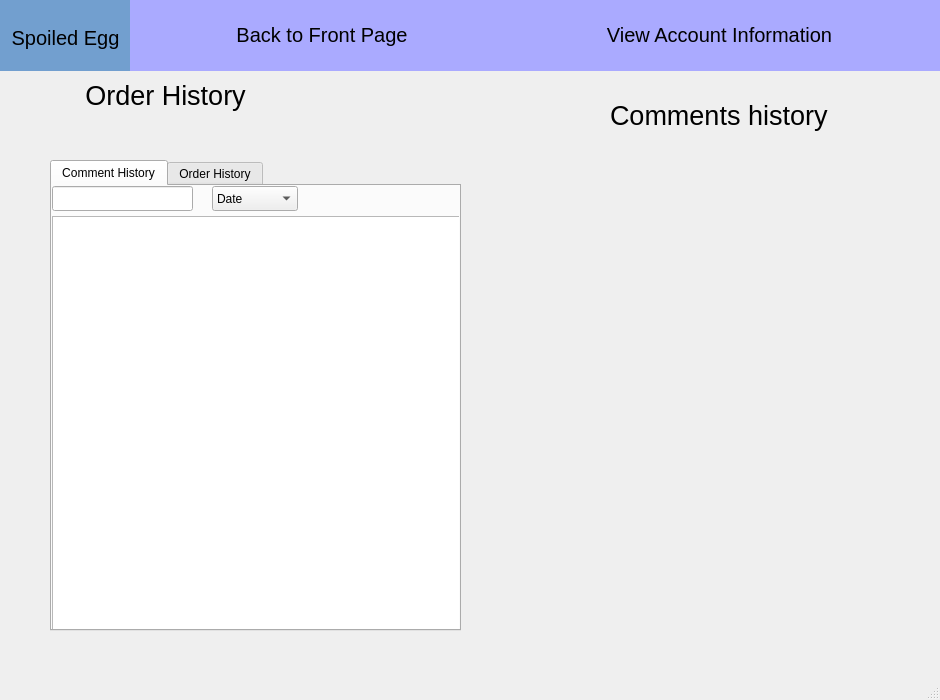
<?xml version="1.0" encoding="UTF-8"?>
<ui version="4.0">
 <class>MainWindow</class>
 <widget class="QMainWindow" name="MainWindow">
  <property name="geometry">
   <rect>
    <x>0</x>
    <y>0</y>
    <width>940</width>
    <height>700</height>
   </rect>
  </property>
  <property name="windowTitle">
   <string>MainWindow</string>
  </property>
  <widget class="QWidget" name="centralwidget">
   <widget class="QWidget" name="MenuBarWidget" native="true">
    <property name="geometry">
     <rect>
      <x>0</x>
      <y>0</y>
      <width>940</width>
      <height>71</height>
     </rect>
    </property>
    <property name="sizePolicy">
     <sizepolicy hsizetype="Preferred" vsizetype="Preferred">
      <horstretch>0</horstretch>
      <verstretch>0</verstretch>
     </sizepolicy>
    </property>
    <property name="minimumSize">
     <size>
      <width>0</width>
      <height>0</height>
     </size>
    </property>
    <property name="baseSize">
     <size>
      <width>0</width>
      <height>0</height>
     </size>
    </property>
    <property name="styleSheet">
     <string notr="true">QWidget{
background-color: rgb(170, 170, 255);
}</string>
    </property>
    <widget class="QLabel" name="CompanyLogo_2">
     <property name="geometry">
      <rect>
       <x>0</x>
       <y>0</y>
       <width>131</width>
       <height>75</height>
      </rect>
     </property>
     <property name="font">
      <font>
       <pointsize>15</pointsize>
      </font>
     </property>
     <property name="layoutDirection">
      <enum>Qt::LeftToRight</enum>
     </property>
     <property name="styleSheet">
      <string notr="true">background-color: rgb(114, 159, 207);</string>
     </property>
     <property name="text">
      <string>Spoiled Egg</string>
     </property>
     <property name="textFormat">
      <enum>Qt::AutoText</enum>
     </property>
     <property name="alignment">
      <set>Qt::AlignCenter</set>
     </property>
    </widget>
    <widget class="QWidget" name="horizontalLayoutWidget_4">
     <property name="geometry">
      <rect>
       <x>130</x>
       <y>0</y>
       <width>781</width>
       <height>71</height>
      </rect>
     </property>
     <layout class="QHBoxLayout" name="MenuBar_2">
      <property name="spacing">
       <number>14</number>
      </property>
      <item>
       <widget class="QPushButton" name="FrontpageBtn">
        <property name="font">
         <font>
          <pointsize>15</pointsize>
         </font>
        </property>
        <property name="styleSheet">
         <string notr="true">QPushButton{
background-color: rgb(170, 170, 255);
border:none;
	color: rgb(0, 0, 0);
}

QPushButton::hover{
color: rgb(250, 207, 125);
}</string>
        </property>
        <property name="text">
         <string>Back to Front Page</string>
        </property>
       </widget>
      </item>
      <item>
       <widget class="QPushButton" name="PurHisBtn">
        <property name="font">
         <font>
          <pointsize>15</pointsize>
         </font>
        </property>
        <property name="styleSheet">
         <string notr="true">QPushButton{
background-color: rgb(170, 170, 255);
border:none;
color: rgb(0, 0, 0);
}

QPushButton::hover{
color: rgb(250, 207, 125);
}</string>
        </property>
        <property name="text">
         <string>View Account Information</string>
        </property>
       </widget>
      </item>
     </layout>
    </widget>
   </widget>
   <widget class="QLabel" name="label_4">
    <property name="geometry">
     <rect>
      <x>50</x>
      <y>80</y>
      <width>231</width>
      <height>31</height>
     </rect>
    </property>
    <property name="font">
     <font>
      <pointsize>20</pointsize>
     </font>
    </property>
    <property name="text">
     <string>Order History</string>
    </property>
    <property name="alignment">
     <set>Qt::AlignCenter</set>
    </property>
   </widget>
   <widget class="QLabel" name="label_5">
    <property name="geometry">
     <rect>
      <x>610</x>
      <y>100</y>
      <width>231</width>
      <height>31</height>
     </rect>
    </property>
    <property name="font">
     <font>
      <pointsize>20</pointsize>
     </font>
    </property>
    <property name="text">
     <string>Comments history</string>
    </property>
   </widget>
   <widget class="QTabWidget" name="tabWidget">
    <property name="geometry">
     <rect>
      <x>50</x>
      <y>160</y>
      <width>411</width>
      <height>471</height>
     </rect>
    </property>
    <property name="currentIndex">
     <number>0</number>
    </property>
    <widget class="QWidget" name="tab">
     <attribute name="title">
      <string>Comment History</string>
     </attribute>
     <widget class="QLineEdit" name="lineEdit_2">
      <property name="geometry">
       <rect>
        <x>0</x>
        <y>0</y>
        <width>141</width>
        <height>25</height>
       </rect>
      </property>
     </widget>
     <widget class="QTableView" name="tableView_2">
      <property name="geometry">
       <rect>
        <x>0</x>
        <y>30</y>
        <width>411</width>
        <height>431</height>
       </rect>
      </property>
     </widget>
     <widget class="QComboBox" name="comboBox_2">
      <property name="geometry">
       <rect>
        <x>160</x>
        <y>0</y>
        <width>86</width>
        <height>25</height>
       </rect>
      </property>
      <item>
       <property name="text">
        <string>Date</string>
       </property>
      </item>
      <item>
       <property name="text">
        <string>Id</string>
       </property>
      </item>
      <item>
       <property name="text">
        <string>Type</string>
       </property>
      </item>
      <item>
       <property name="text">
        <string>Comment</string>
       </property>
      </item>
     </widget>
    </widget>
    <widget class="QWidget" name="tab_2">
     <attribute name="title">
      <string>Order History</string>
     </attribute>
     <widget class="QTableView" name="tableView">
      <property name="geometry">
       <rect>
        <x>0</x>
        <y>30</y>
        <width>411</width>
        <height>431</height>
       </rect>
      </property>
     </widget>
     <widget class="QLineEdit" name="lineEdit">
      <property name="geometry">
       <rect>
        <x>0</x>
        <y>0</y>
        <width>141</width>
        <height>25</height>
       </rect>
      </property>
     </widget>
     <widget class="QComboBox" name="comboBox">
      <property name="geometry">
       <rect>
        <x>150</x>
        <y>0</y>
        <width>86</width>
        <height>25</height>
       </rect>
      </property>
      <item>
       <property name="text">
        <string>Date</string>
       </property>
      </item>
      <item>
       <property name="text">
        <string>Item</string>
       </property>
      </item>
      <item>
       <property name="text">
        <string>Qty</string>
       </property>
      </item>
      <item>
       <property name="text">
        <string>Total</string>
       </property>
      </item>
     </widget>
    </widget>
   </widget>
  </widget>
  <widget class="QStatusBar" name="statusbar"/>
 </widget>
 <resources/>
 <connections/>
</ui>
